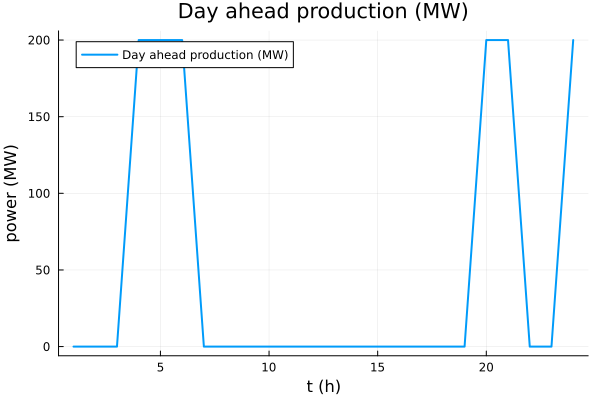

Recreate this plot in Julia.
using Random
using JuMP
using Gurobi
using Printf
using Clustering
using Distances
using Plots

include("Scenario generation.jl")

prob = 1/NSS

model_1= Model(Gurobi.Optimizer)

#declare Variables
@variable(model_1, p_DA[1:T]>=0)
@variable(model_1, Delta[1:T,1:NSS])
@variable(model_1, Delta_up[1:T,1:NSS]>=0)
@variable(model_1, Delta_down[1:T,1:NSS]>=0)

#Objective function
@objective(model_1,Max,sum(prob*(Selected_scenarios[w][2][t]*p_DA[t]+(0.9*Selected_scenarios[w][3][t] - 1.2*(Selected_scenarios[w][3][t]-1))*Selected_scenarios[w][2][t]*Delta_up[t,w]-(0.9*Selected_scenarios[w][3][t] - 1.2*(Selected_scenarios[w][3][t]-1))*Selected_scenarios[w][2][t]*Delta_down[t,w]) for w in 1:NSS,t in 1:T))

#Constraints
@constraint(model_1,DA_production[t in 1:T],p_DA[t]<= Capacity)
@constraint(model_1,production_uncertainty[t in 1:T,w in 1:NSS],Delta[t,w]==Selected_scenarios[w][1][t]-p_DA[t])
@constraint(model_1,production_inbalanced[t in 1:T,w in 1:NSS],Delta[t,w]==Delta_up[t,w]-Delta_down[t,w])


# Solving the model
optimize!(model_1)

# Printing the termination status
println("Status: ", JuMP.termination_status(model_1))

# Printing the objective value
println("Objective value: ", JuMP.objective_value(model_1))

#displaying the wanted results
if termination_status(model_1) == MOI.OPTIMAL
    println("Optimal solution found")
    expected_profit = JuMP.objective_value(model_1)
    # Generate x values from -π to π
    x = collect(Int,1:T)

    # Calculate y values (sine of x)
    y = [value.(p_DA[t]) for t in 1:T ]

    # Plot the sine function
    plot(x, y, label="Day ahead production (MW)", xlabel="t (h)", ylabel="power (MW)", title="Day ahead production (MW)", linewidth=2)
    filepath = joinpath(@__DIR__, "One_price_scheme_strategy.png")
    savefig(filepath)
    println("Expected profit: $(expected_profit)")

    scenarios_profit=zeros(NSS)
    for w in 1:NSS
        scenarios_profit[w]=sum(Selected_scenarios[w][2][t]*value.(p_DA[t])+(0.9*Selected_scenarios[w][3][t] - 1.2*(Selected_scenarios[w][3][t]-1))*Selected_scenarios[w][2][t]*value.(Delta_up[t,w])-(0.9*Selected_scenarios[w][3][t] - 1.2*(Selected_scenarios[w][3][t]-1))*Selected_scenarios[w][2][t]*value.(Delta_down[t,w]) for t in 1:T)/1000#/expected_profit
    end

    x_w = collect(Int, 1:NSS)
    plot(x_w, scenarios_profit, label="profit distribution scenarios", xlabel="scenarios", ylabel="Profit (DKK)", title="profit distribution scenarios (DKK)", linewidth=2)
    filepath = joinpath(@__DIR__, "One_price_scheme_profit.png")
    savefig(filepath)

    
end
